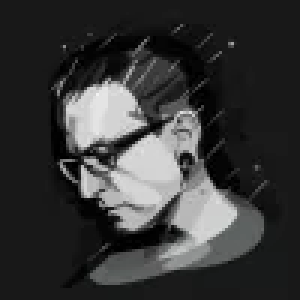
#> input picture src/img/2a68368c6fb9e11ab3069294038d8367.webp, 100 x 100 px (shown 3 times larger)
$ python img_handler.py
#> lines starting #> are read from the running program, lines starting #| are printed output that depends on the picture; after the words box and inside, x2 and y2 are one past the last pixel; in counts of white or black regions, pixels touching at a corner belong together
import numpy as np
from PIL import Image, ImageDraw

avatar = Image.open("img/2a68368c6fb9e11ab3069294038d8367.webp")
#> avatar is the input picture: PIL image 100x100 RGB; mean R, G, B 55.5, 55.7, 55.7
avatar_w, avatar_h = avatar.size
#> avatar_w = 100; avatar_h = 100

lum_img = Image.new('L', [avatar_h, avatar_w], 0)
#> lum_img: PIL image 100x100 L; every value is 0

draw = ImageDraw.Draw(lum_img)
draw.pieslice([(0, 0), (avatar_h, avatar_w)], 0, 360, fill=255, outline="white")

avatar_arr = np.array(avatar)
lum_img_arr = np.array(lum_img)
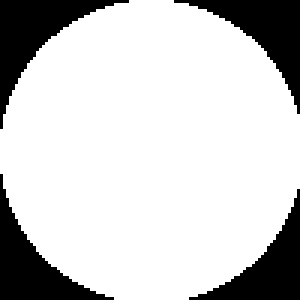
#> lum_img_arr: shape (100, 100) (shown 3 times larger); 79.8% white; 4 black regions, box (x1, y1, x2, y2) and area: (0, 0, 43, 43) 549, (58, 0, 100, 38) 506, (0, 58, 38, 100) 506, (63, 63, 100, 100) 464
final_img_arr = np.dstack((avatar_arr, lum_img_arr))
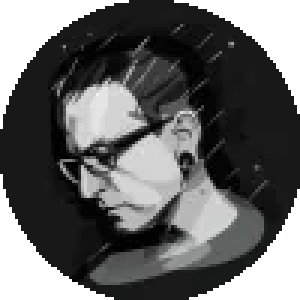
#> final_img_arr: shape (100, 100, 4) (shown 3 times larger); mean R, G, B, A 55.5, 55.7, 55.7, 203.4; transparent parts drawn white

img = (Image.fromarray(final_img_arr))

# img.show()

img_w, img_h = img.size
#> img_w = 100; img_h = 100
bg = Image.open("img/background.jpg")
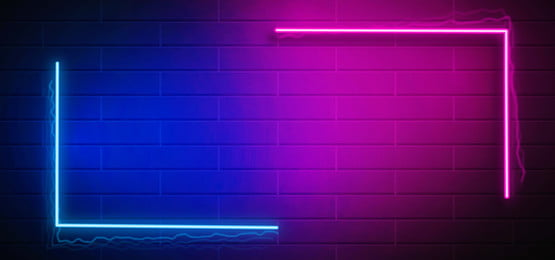
#> input picture src/img/background.jpg, 555 x 260 px
#> bg is the input picture: PIL image 555x260 RGB; mean R, G, B 67.8, 17.5, 116.9

bg_w, bg_h = bg.size
#> bg_w = 555; bg_h = 260

offset = ((bg_w - img_w) // 2, (bg_h - img_h) // 2)
#> offset = (227, 80)
bg.paste(img, offset, img)
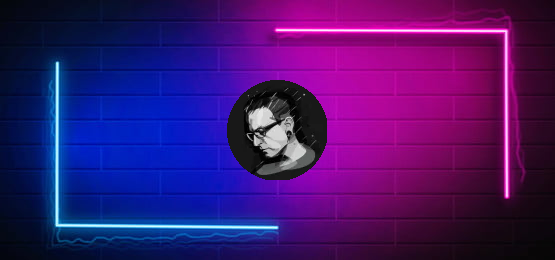
#> bg: PIL image 555x260 RGB; mean R, G, B 64.7, 20.6, 110
bg.save("result.png")
result = Image.open("result.png")
result.show()
